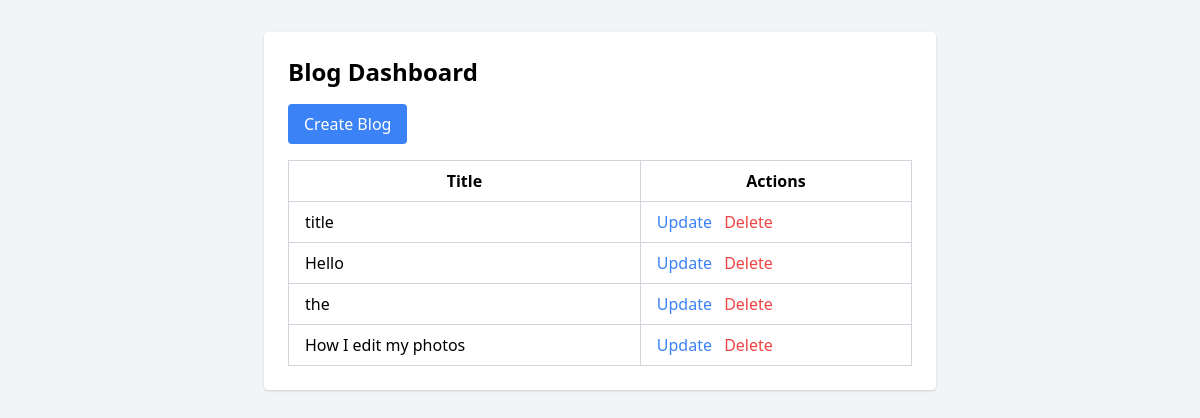
Page /dashboard (signed in) on the earlier database version.
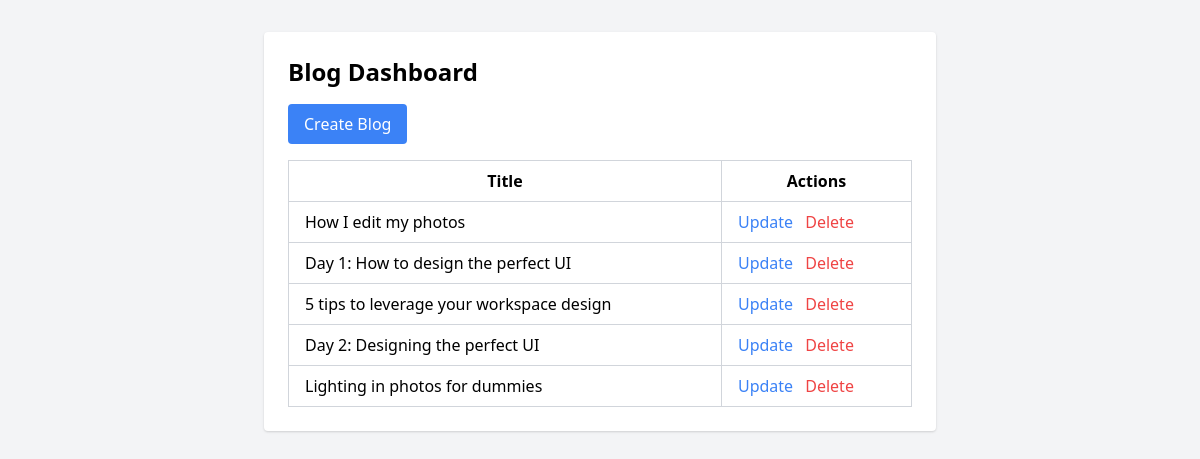
Same page on the later database version.
### app.py (models this page shows)
class Blog(db.Model):
    id = db.Column(db.Integer, primary_key=True)
    title = db.Column(db.String(100), nullable=False)
    content = db.Column(db.Text, nullable=False)
    author_id = db.Column(db.Integer, db.ForeignKey('user.id'), nullable=False)

### app.py (the view)
@app.route('/dashboard')
def dashboard():
    if current_user.role == 'user':
        return render_template('no_permission.html')
    blogs = Blog.query.all()
    return render_template('dashboard.html', blogs=blogs)

### app.py (called while the page is built)
@login_manager.user_loader
def load_user(user_id):
    return User.query.get(int(user_id))

### templates/dashboard.html (shortened to what this page needs)
<!DOCTYPE html>
<html lang="en">
<head>
    <link href="https://cdn.jsdelivr.net/npm/tailwindcss@2.2.19/dist/tailwind.min.css" rel="stylesheet">
</head>
<body class="bg-gray-100 p-8">
    <div class="max-w-2xl mx-auto bg-white p-6 rounded shadow">
        <h1 class="text-2xl font-bold mb-4">Blog Dashboard</h1>
        <a href="{{ url_for('create') }}" class="bg-blue-500 text-white px-4 py-2 rounded mb-4 inline-block">Create Blog</a>
        <table class="w-full border-collapse border border-gray-300">
            <thead>
                <tr>
                    <th class="border border-gray-300 px-4 py-2">Title</th>
                    <th class="border border-gray-300 px-4 py-2">Actions</th>
                </tr>
            </thead>
            <tbody>
                {% for blog in blogs %}
                    <tr>
                        <td class="border border-gray-300 px-4 py-2">
                            <a href="{{ url_for('blog', blog_id=blog.id) }}">{{ blog.title }}</a>
                        </td>
                        <td class="border border-gray-300 px-4 py-2">
                            <a href="{{ url_for('update', blog_id=blog.id) }}" class="text-blue-500">Update</a>
                            <a href="{{ url_for('delete', blog_id=blog.id) }}" class="text-red-500 ml-2">Delete</a>
                        </td>
                    </tr>
                {% endfor %}
            </tbody>
        </table>
    </div>
</body>
</html>

Differences in the rows shown:
removed Blog: title "title"
removed Blog: title "Hello"
removed Blog: title "the"
added Blog: title "Day 1: How to design the perfect UI"
added Blog: title "5 tips to leverage your workspace design"
added Blog: title "Day 2: Designing the perfect UI"
added Blog: title "Lighting in photos for dummies"
